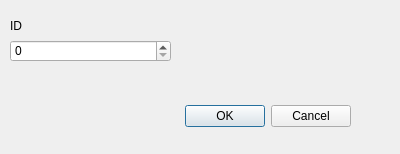
<?xml version="1.0" encoding="UTF-8"?>
<ui version="4.0">
 <class>Suche</class>
 <widget class="QDialog" name="Suche">
  <property name="geometry">
   <rect>
    <x>0</x>
    <y>0</y>
    <width>400</width>
    <height>154</height>
   </rect>
  </property>
  <property name="windowTitle">
   <string>Dialog</string>
  </property>
  <widget class="QDialogButtonBox" name="buttonBox">
   <property name="geometry">
    <rect>
     <x>10</x>
     <y>100</y>
     <width>341</width>
     <height>32</height>
    </rect>
   </property>
   <property name="orientation">
    <enum>Qt::Horizontal</enum>
   </property>
   <property name="standardButtons">
    <set>QDialogButtonBox::Cancel|QDialogButtonBox::Ok</set>
   </property>
  </widget>
  <widget class="QLabel" name="label">
   <property name="geometry">
    <rect>
     <x>10</x>
     <y>20</y>
     <width>37</width>
     <height>12</height>
    </rect>
   </property>
   <property name="text">
    <string>ID</string>
   </property>
  </widget>
  <widget class="QSpinBox" name="spinBox">
   <property name="geometry">
    <rect>
     <x>10</x>
     <y>40</y>
     <width>161</width>
     <height>22</height>
    </rect>
   </property>
  </widget>
 </widget>
 <resources/>
 <connections>
  <connection>
   <sender>buttonBox</sender>
   <signal>accepted()</signal>
   <receiver>Suche</receiver>
   <slot>accept()</slot>
   <hints>
    <hint type="sourcelabel">
     <x>248</x>
     <y>254</y>
    </hint>
    <hint type="destinationlabel">
     <x>157</x>
     <y>274</y>
    </hint>
   </hints>
  </connection>
  <connection>
   <sender>buttonBox</sender>
   <signal>rejected()</signal>
   <receiver>Suche</receiver>
   <slot>reject()</slot>
   <hints>
    <hint type="sourcelabel">
     <x>316</x>
     <y>260</y>
    </hint>
    <hint type="destinationlabel">
     <x>286</x>
     <y>274</y>
    </hint>
   </hints>
  </connection>
 </connections>
</ui>
